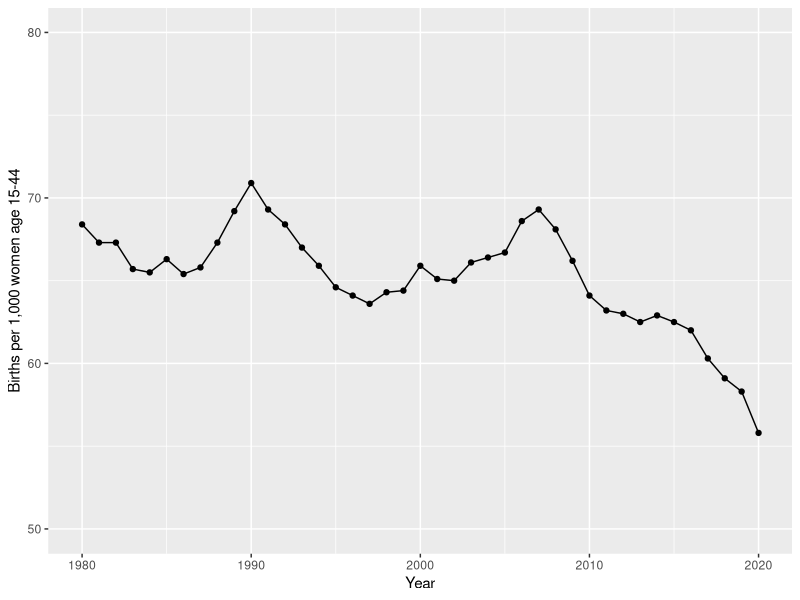
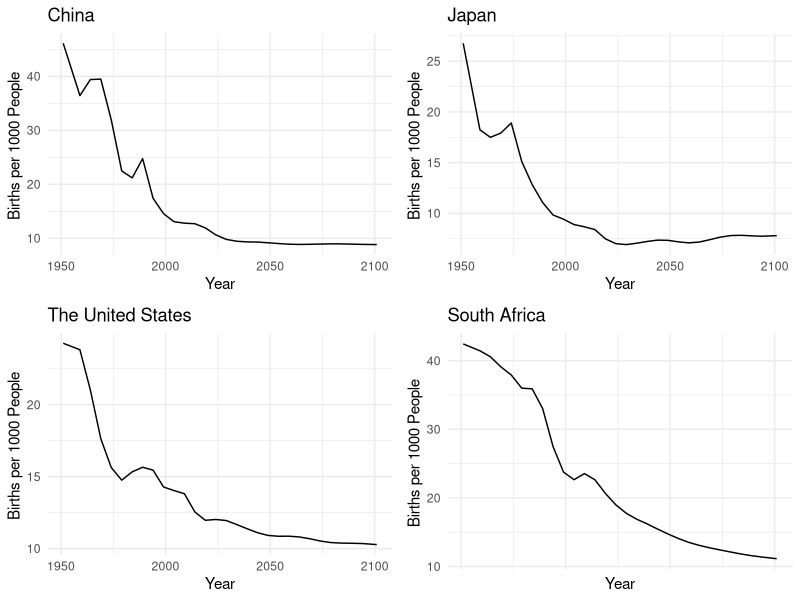
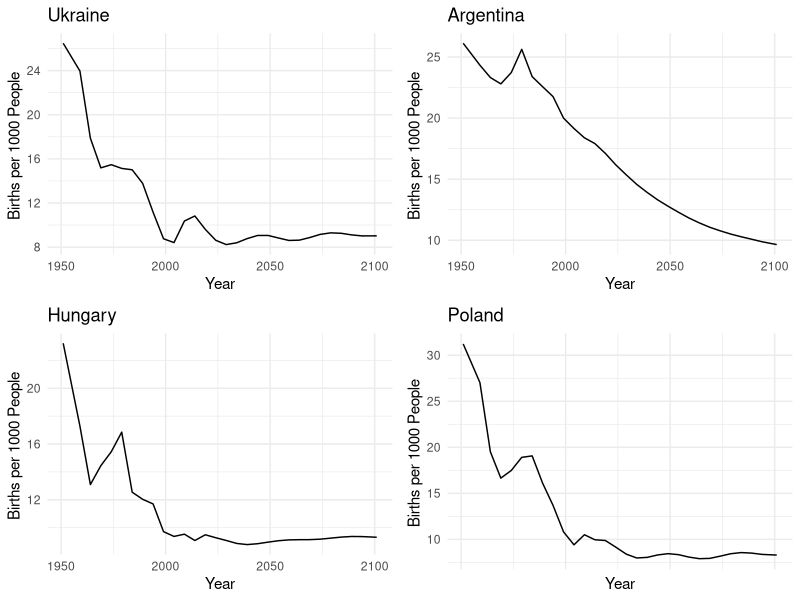

Recreate these plots in R, in order. (Note: this script raises an error after producing the figures.)
## ---- chunk 1
knitr::opts_chunk$set(echo = TRUE)

library(tidyverse)
library(dplyr)
library(here)
library(ggplot2)
library(ggpubr)
## ---- chunk 2
US_birth_date_from_1985_to_2020 <- read_csv(here::here("inputs/data/Birthrate.csv"))

ggplot(data=US_birth_date_from_1985_to_2020, aes(x=`year`, y=`brate_all`, group=1)) +
  geom_line()+
  geom_point() +
  ylim(50, 80) +
  xlab("Year") + ylab("Births per 1,000 women age 15-44")


## ---- chunk 3
#importing the Birth Rate 1950-2022 of the least affected countries: China, Japan, and the United States from https://www.macrotrends.net/countries/USA/united-states/birth-rate
#Then modify the 'date' variable of each into Date format for graphs by using as.Date
china_data <- read_csv(here::here("inputs/data/china-population-2022-02-25.csv"))
china_data$date <- as.Date(china_data$date)
str(china_data)

japan_data <- read.csv(here::here("inputs/data/japan-population-2022-02-25.csv"))
japan_data$date <- as.Date(japan_data$date)
str(japan_data)

us_data <- read_csv(here::here("inputs/data/united-states-population-2022-02-26.csv"))
us_data$date <- as.Date(us_data$date)
str(us_data)

sa_data <- read_csv(here::here("inputs/data/south-africa-population-2022-02-26.csv"))
sa_data$date <- as.Date(sa_data$date)
str(sa_data)

## ---- chunk 4
#importing the Birth Rate 1950-2022 of the most affected countries: Ukraine, Argentina, Hungary, and Poland from https://www.macrotrends.net/countries/USA/united-states/birth-rate
#Then modify the 'date' variable of each into Date format for graphs by using as.Date

ukraine_data <- read_csv(here::here("inputs/data/ukraine-population-2022-02-26.csv"))
ukraine_data$date <- as.Date(ukraine_data$date)
str(ukraine_data)

argentina_data <- read_csv(here::here("inputs/data/argentina-population-2022-02-26.csv"))
argentina_data$date <- as.Date(argentina_data$date)

hungary_data <- read_csv(here::here("inputs/data/hungary-population-2022-02-27.csv"))
hungary_data$date <- as.Date(hungary_data$date)

poland_data <- read_csv(here::here("inputs/data/poland-population-2022-02-26.csv"))

poland_data$date <- as.Date(poland_data$date)




## ---- chunk 5
#Generating time series graphs of births per 1000 people for each least affected country

china <- ggplot(china_data,aes(x=date,y= `Births per 1000 People`)) + 

   labs(title = "China",
        x = "Year",
        y = "Births per 1000 People ") +
  theme_minimal() +
  geom_line()

japan <- ggplot(japan_data,aes(x=date,y= Births.per.1000.People)) + 

   labs(title = "Japan",
        x = "Year",
        y = "Births per 1000 People ") +
  theme_minimal() +
  geom_line()



us <- ggplot(us_data,aes(x=date,y= `Births per 1000 People`)) + 

   labs(title = "The United States",
        x = "Year",
        y = "Births per 1000 People ") +
  theme_minimal() +
  geom_line()


sa <- ggplot(sa_data,aes(x=date,y= `Births per 1000 People`)) + 
   labs(title = "South Africa",
        x = "Year",
        y = "Births per 1000 People ") +
  theme_minimal() +
  geom_line()

#Arranging them on the same page
ggarrange(china, japan, us, sa + rremove("x.text"),
          ncol = 2, nrow = 2)
## ---- chunk 6
#Generating time series graphs of births per 1000 people for each most affected country

ukraine <- ggplot(ukraine_data,aes(x=date,y= `Births per 1000 People`)) + 
   labs(title = "Ukraine",
        x = "Year",
        y = "Births per 1000 People ") +
  theme_minimal() +
  geom_line()



argentina <- ggplot(argentina_data,aes(x=date,y= `Births per 1000 People`)) + 
   labs(title = "Argentina",
        x = "Year",
        y = "Births per 1000 People ") +
  theme_minimal() +
  geom_line()


hungary <- ggplot(hungary_data,aes(x=date,y= `Births per 1000 People`)) + 
   labs(title = "Hungary",
        x = "Year",
        y = "Births per 1000 People ") +
  theme_minimal() +
  geom_line()

poland <- ggplot(poland_data,aes(x=date,y= `Births per 1000 People`)) + 
   labs(title = "Poland",
        x = "Year",
        y = "Births per 1000 People ") +
  theme_minimal() +
  geom_line()


ggarrange(ukraine, argentina, hungary, poland + rremove("x.text"),
          ncol = 2, nrow = 2)
## ---- chunk 7
knitr::include_graphics(c("./images/LGBT-Gender-distribution.png",
  "./images/LGBT-percentage-raising-children.png",
  "./images/same-sex-couple-gender-distribution.png"))
## ---- chunk 8
knitr::include_graphics(c("./images/same-sex-couple-state-density.png", "./images/LGBT-state-density.png", "./images/state-birth-rate-distribution.png"))
## ---- chunk 9
knitr::include_graphics(c("./images/same-sex-couple-race-distribution.png", "./images/LGBT-race-distribution.png"))
## ---- chunk 10
knitr::include_graphics(c("./images/same-sex-couple-age-distribution.png", "./images/LGBT-age-distribution.png"))
## ---- chunk 11
knitr::include_graphics("./images/LGBT-socioeconomic-indicators.png")
